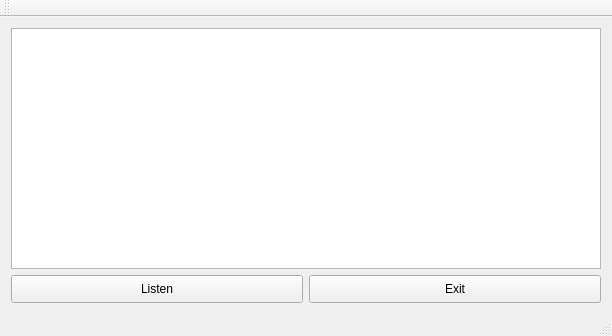
<?xml version="1.0" encoding="UTF-8"?>
<ui version="4.0">
 <class>MainWindow</class>
 <widget class="QMainWindow" name="MainWindow">
  <property name="geometry">
   <rect>
    <x>0</x>
    <y>0</y>
    <width>612</width>
    <height>336</height>
   </rect>
  </property>
  <property name="windowTitle">
   <string>SBDevice host simulator</string>
  </property>
  <widget class="QWidget" name="centralWidget">
   <property name="sizePolicy">
    <sizepolicy hsizetype="Expanding" vsizetype="Expanding">
     <horstretch>0</horstretch>
     <verstretch>0</verstretch>
    </sizepolicy>
   </property>
   <layout class="QHBoxLayout" name="horizontalLayout_2">
    <item>
     <layout class="QVBoxLayout" name="verticalLayout">
      <item>
       <widget class="QTableView" name="tableView">
        <property name="sizePolicy">
         <sizepolicy hsizetype="Expanding" vsizetype="Expanding">
          <horstretch>0</horstretch>
          <verstretch>0</verstretch>
         </sizepolicy>
        </property>
       </widget>
      </item>
      <item>
       <layout class="QHBoxLayout" name="horizontalLayout">
        <property name="sizeConstraint">
         <enum>QLayout::SetNoConstraint</enum>
        </property>
        <item>
         <widget class="QPushButton" name="pushButton_listen">
          <property name="sizePolicy">
           <sizepolicy hsizetype="Expanding" vsizetype="Expanding">
            <horstretch>0</horstretch>
            <verstretch>0</verstretch>
           </sizepolicy>
          </property>
          <property name="maximumSize">
           <size>
            <width>16777215</width>
            <height>28</height>
           </size>
          </property>
          <property name="text">
           <string>Listen</string>
          </property>
         </widget>
        </item>
        <item>
         <widget class="QPushButton" name="pushButton_exit">
          <property name="sizePolicy">
           <sizepolicy hsizetype="Expanding" vsizetype="Expanding">
            <horstretch>0</horstretch>
            <verstretch>0</verstretch>
           </sizepolicy>
          </property>
          <property name="maximumSize">
           <size>
            <width>16777215</width>
            <height>28</height>
           </size>
          </property>
          <property name="text">
           <string>Exit</string>
          </property>
         </widget>
        </item>
       </layout>
      </item>
     </layout>
    </item>
   </layout>
  </widget>
  <widget class="QToolBar" name="mainToolBar">
   <attribute name="toolBarArea">
    <enum>TopToolBarArea</enum>
   </attribute>
   <attribute name="toolBarBreak">
    <bool>false</bool>
   </attribute>
  </widget>
  <widget class="QStatusBar" name="statusBar"/>
 </widget>
 <layoutdefault spacing="6" margin="11"/>
 <resources/>
 <connections/>
</ui>
